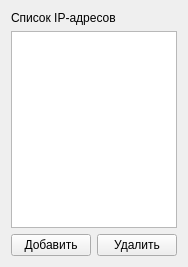
<?xml version="1.0" encoding="UTF-8"?>
<ui version="4.0">
 <class>Form</class>
 <widget class="QWidget" name="Form">
  <property name="geometry">
   <rect>
    <x>0</x>
    <y>0</y>
    <width>176</width>
    <height>267</height>
   </rect>
  </property>
  <property name="windowTitle">
   <string>Настройки</string>
  </property>
  <layout class="QVBoxLayout" name="verticalLayout">
   <item>
    <widget class="QLabel" name="label">
     <property name="text">
      <string>Список IP-адресов</string>
     </property>
    </widget>
   </item>
   <item>
    <widget class="QListWidget" name="listWidget"/>
   </item>
   <item>
    <layout class="QHBoxLayout" name="horizontalLayout">
     <item>
      <widget class="QPushButton" name="pushButton">
       <property name="text">
        <string>Добавить</string>
       </property>
      </widget>
     </item>
     <item>
      <widget class="QPushButton" name="pushButton_2">
       <property name="text">
        <string>Удалить</string>
       </property>
      </widget>
     </item>
    </layout>
   </item>
  </layout>
 </widget>
 <resources/>
 <connections/>
</ui>
